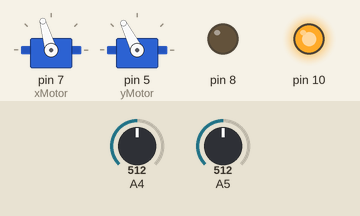
Bench run of a sketch on a simulated Arduino Uno, built with avr-gcc and run on an emulated ATmega328P. On the bench: 2 × servo, output pins drawn as LEDs (lit = HIGH). The test bench sets the inputs (shaded band); at power-on: A4 = 512, A5 = 512. What the sketch prints to the serial monitor is not drawn.

Above: at 3.3 s.
3.4 s: A4 set to 534
At 3.82 s:
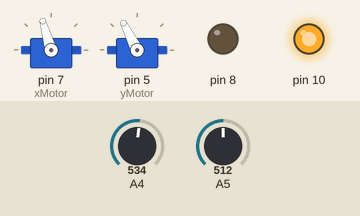
6.4 s: A5 set to 716
9.4 s: A4 set to 716
At 9.74 s:
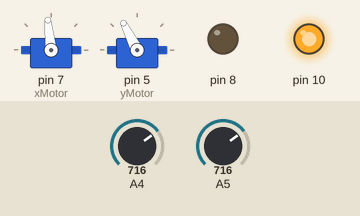
12.4 s: A4 set to 900
15.4 s: A5 set to 306
18.4 s: A5 set to 297
At 18.65 s:
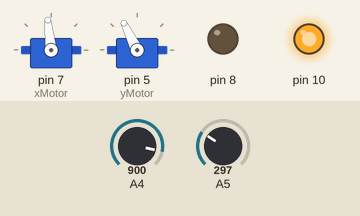
21.4 s: A5 set to 288
At 21.62 s:
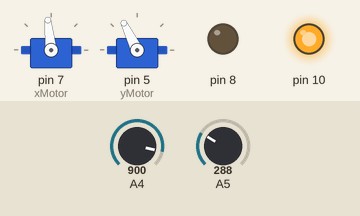
Timing chart, 0 to 24.4 s (numbered marks = the images above; inputs shaded):
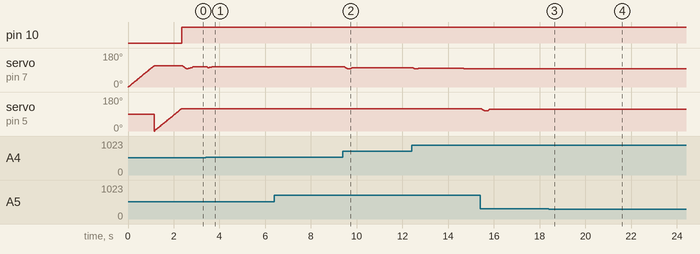

Measured:
- after the input at 3.4 s, servo on pin 7 (xMotor): 106° → 102° after 0.05 s, → 104° 0.09 s later, → 106° 0.12 s later
- after the input at 9.4 s, servo on pin 7 (xMotor): 106° → 96° after 0.09 s, → 102° 0.26 s later
- after the input at 18.4 s, servo on pin 5 (yMotor): 116° → 115° after 0.09 s, → 116° 0.06 s later
- after the input at 21.4 s, servo on pin 5 (yMotor): 116° → 115° after 0.06 s, → 116° 0.06 s later

The sketch:

Ball_Plate_V0_1.ino
```cpp
#include "touchScreen.h"
#include <Servo.h>


/*======Declaring the self-defined functions*/
void toTheAng(int goalAng, int index, Servo & myServo, int interval = 12); // function used to control the servo

/*----------------------------------------------------------------------------------------------------
DECLARING OBJECTS AND VARIABLES
------------------------------------------------------------------------------------------------------*/

/*======Declaring the servo objects and relative variables*/
Servo xMotor;
Servo yMotor;
int currentAng[2] = { 0,0 }; // document the angle index 0 - x motor, index 1 - y motor
int previousAng[2] = { 0,0 }; // document the angle of last period
boolean returnOrigin = false;

/*======Declaring the touchScreen object*/
touchScreen myTouchScreen(11, 9, 10, 8, A4, A5); // x+, x-, y+, y-, xR, yR


/*======Declaring the pid relative variables */
double kp[2] = { 0.4,1};
double ki[2] = { 0.0015,0.0015 };
double kd[2] = { 10,10};
double ka[2] = { 0.0,0.0 };
double error_current[2]		= {	0.0,0.0	};	// now(k)-goal(k)		{x,y}
double error_last[2]		= { 0.0,0.0 };
double error_last_last[2]	= { 0.0,0.0 };
double deltaErr_last[2]		= { 0.0,0.0 };  // e(k-1)-e(k-2)	~
double deltaErr_last_last[2] = { 0.0,0.0 }; // e(k-2)-e(k-3)	~
//double pTerm[2] = { 0,0 };
double iTerm[2] = { 0,0 };
//double dTerm[2] = { 0,0 };
//double aTerm[2] = { 0,0 };
double pidOutput[2] = { 0,0 };
int outPut[2] = {110,110};
int Goal[2] = { 150, 40};
int compPeriod = 10;


/*-----------------------------------------------------------------------------------------------------
main Arduino Function*/

void setup()
{
	Serial.begin(9600);
	xMotor.attach(7);
	yMotor.attach(5);
}

void loop()
{
	if (myTouchScreen.calibrationFlag) {
		myTouchScreen.calibration();
	}
	if (!returnOrigin) {
		toTheAng(112, 0, xMotor, 10);
		toTheAng(118, 1, yMotor, 10);
		returnOrigin = true;
	} else {
		myTouchScreen.capturePosVol();
		myTouchScreen.calculatePos();
		errorCal();
		for (int i = 0; i < 2; i++) {
			pidCal(i);
		}
		outPutTrans();
		toTheAng(outPut[0], 0, xMotor);
		toTheAng(outPut[1], 1, yMotor);
	}
}


/*----------------------------------------------------------------------------------------------------------------
 Function:toTheAngle
		to drive the motor to the goal angle
 Parameters:
	goalAng		- the wanted angle of Servo arm
	index		- 0~xServo , 1~yServo
	myServo		- the reference to the Servo object
	interval	- the interval time, default value is 12ms, short interval means faster movement
				  but also may cause servo fall behind software
------------------------------------------------------------------------------------------------------------------*/
void toTheAng(int goalAng, int index, Servo & myServo, int interval = 12) {
	if (currentAng[index] < goalAng) {
		for (int i = currentAng[index]; i <= goalAng; i++) {
			myServo.write(i);
			delay(interval);
			previousAng[index] = currentAng[index];
			currentAng[index] = myServo.read();
		}
	}
	else {
		for (int i = currentAng[index]; i >= goalAng; i--) {
			myServo.write(i);
			delay(interval);
			previousAng[index] = currentAng[index];
			currentAng[index] = myServo.read();
		}
	}
	Serial.println("done");
}


/*----------------------------------------------------------------------------------------------------------------
Function:errorCal
		to calculate the error value (pos)
Parameters: None
------------------------------------------------------------------------------------------------------------------*/
void errorCal() {
	for (int i = 0; i < 2; i++) {
		error_last_last[i] = error_last[i];
		error_last[i] = error_current[i];
		error_current[i] = myTouchScreen.position[i] - Goal[i];
	}
	Serial.println("Calculation done");
	Serial.println(error_current[1]);
}

/*----------------------------------------------------------------------------------------------------------------
Function:outPutTrans
		to transform the error output to the angle output
Parameters: None
------------------------------------------------------------------------------------------------------------------*/
void outPutTrans() {
	double xPlateAng = map(pidOutput[0], -90, 90, 5, -5);  // Transfer Function (Waited to be revised)
	double yPlateAng = map(pidOutput[1], -90, 90, 5, -5);

	xPlateAng = plateThresh(xPlateAng);
	yPlateAng = plateThresh(yPlateAng);

	outPut[0] = (int)	 2.0184 * (xPlateAng) + 106.28;
	outPut[1] = (int)	-1.8126 * (yPlateAng) + 112.95;
	Serial.println(outPut[0]);
	Serial.println(outPut[1]);
}


/*----------------------------------------------------------------------------------------------------------------
Function:pidCal
		to calculate the pid output using errors
Parameters: None
------------------------------------------------------------------------------------------------------------------*/
void pidCal(int index) {
	int i = index;
	double pTerm = kp[i] * error_current[i];
	iTerm[i] += (ki[i] * error_current[i]);
	double deltaErr = error_current[i] - error_last[i];
	double dTerm = kd[i] * (((5 * deltaErr) + (3 * deltaErr_last[i]) + (2 * deltaErr_last_last[i])) / 10.0);
	double aTerm = ka[i] * (((deltaErr - deltaErr_last[i]) + (deltaErr_last[i] - deltaErr_last_last[i])) / 2.0);
	pidOutput[i] = pTerm + iTerm[i] + dTerm + aTerm;
	deltaErr_last_last[i] = deltaErr_last[i];
	deltaErr_last[i] = deltaErr;
}


/*----------------------------------------------------------------------------------------------------------------
Function:plateThresh
	the angle of plate should be limited to - 5 to 5 degrees.
Parameters: None
------------------------------------------------------------------------------------------------------------------*/
double plateThresh(double Ang) {
	if (Ang > 0 && Ang > 5) {
		return 5.0;
	}
	if (Ang < 0 && Ang < -5) {
		return -5.0;
	}
	return Ang;
}
```

touchScreen.cpp
```cpp
//
// SpartanCheung
// touchScreen Version1.0 2018.03.26

#include "touchScreen.h"
#include "stdlib.h"

touchScreen::touchScreen(uint8_t xPosPin, uint8_t xNegPin, uint8_t yPosPin, uint8_t yNegPin, uint8_t xReadPin, uint8_t yReadPin) {
		pins[0] = xPosPin;
		pins[1] = xNegPin;
		pins[2] = yPosPin;
		pins[3] = yNegPin;
		pins[4] = xReadPin;
		pins[5] = yReadPin;
		pinMode(xPosPin, INPUT);
		pinMode(yPosPin, INPUT);
		pinMode(xNegPin, INPUT);
		pinMode(yNegPin, INPUT);
	}

void touchScreen::calibration() {
	boolean isTouched = false;
	Serial.println("Background references capturing....");
	captureFilter(200);
	untouchedOutput[0] = posVol[0];
	untouchedOutput[1] = posVol[1];// capture the untouched voltage output
	Serial.println("Background references captured!");
	Serial.print("Background x Voltage: ");
	Serial.print(untouchedOutput[0]);
	Serial.print("  Background y Voltage: ");
	Serial.println(untouchedOutput[0]);
	//int waitTime = 0;
	/*int posXTemp[100];
	int posYTemp[100];*/
	Serial.println("Calibration Activated");
		for (int j = 0; j < 4; j++) {
			Serial.print("Please press on point");
			Serial.println(j);
			while (!isTouched) {
				isTouched = touchTest();
				Serial.println("Waiting for touch...");
				delay(1000);
				//waitTime++; // waitTime inclined every 1 second
			}
			isTouched = false;
			captureFilter(100);
			posVolRef[2 * j] = posVol[0];
			posVolRef[2 * j + 1] = posVol[1];
			/*for (int i = 0; i < 100; i++) {
				capturePosVol();
				posXTemp[i] = posVol[0];
				posYTemp[i] = posVol[1];
			}
			posVolRef[2 * j] = (int)aver(posXTemp, 100);
			posVolRef[2 * j + 1] = (int)aver(posYTemp, 100);*/
			Serial.print("x reference Voltage:");
			Serial.print(posVolRef[2 * j]);
			Serial.print("   ");
			Serial.print("y reference Voltage:");
			Serial.print(posVolRef[2 * j + 1]);
			Serial.println();
			Serial.println("Point Accepted, Please release the point!");
		}
	Serial.println("Touchscreen activation done!");
	calibrationFlag = true;
}

void touchScreen::capturePosVol() {
	pinMode(pins[0], OUTPUT);
	pinMode(pins[1], OUTPUT);
	digitalWrite(pins[0], HIGH);
	digitalWrite(pins[1], LOW);
	delay(5);
	posVol[0] = analogRead(pins[4]);
	delay(5);
	pinMode(pins[0], INPUT);
	pinMode(pins[1], INPUT);

	// ---------------------measurement of y position
	pinMode(pins[2], OUTPUT);
	pinMode(pins[3], OUTPUT);
	digitalWrite(pins[2], HIGH);
	digitalWrite(pins[3], LOW);
	delay(5);
	posVol[1] = analogRead(pins[5]);
	delay(5);
	pinMode(pins[2], INPUT);
	pinMode(pins[3], INPUT);
}

void touchScreen::calculatePos() {
	float location1[2];
	float location2[2];
	//location1[0] = posRef[0] + (posVol[0] - posVolRef[0]) * ((posRef[4] - posRef[0]) / (posVolRef[4] - posVolRef[0]));
	//location1[1] = posRef[1] + (posVol[1] - posVolRef[1]) * ((posRef[5] - posRef[1]) / (posVolRef[5] - posVolRef[1]));
	//location2[0] = posRef[2] + (posVol[0] - posVolRef[2]) * ((posRef[6] - posRef[2]) / (posVolRef[6] - posVolRef[2]));
	//location2[1] = posRef[3] + (posVol[1] - posVolRef[3]) * ((posRef[7] - posRef[3]) / (posVolRef[7] - posVolRef[3]));
	location1[0] = map(posVol[0], posVolRef[0], posVolRef[4], posRef[0], posRef[4]);
	location1[1] = map(posVol[1], posVolRef[1], posVolRef[5], posRef[1], posRef[5]);
	location2[0] = map(posVol[0], posVolRef[2], posVolRef[6], posRef[2], posRef[6]);
	location2[1] = map(posVol[1], posVolRef[3], posVolRef[7], posRef[3], posRef[7]);

	position[0] = (location1[0] + location2[0]) / 2;
	position[1] = (location1[1] + location2[1]) / 2;
}

// ÇónumOfPoints²âÁ¿×ø±êµçÑ¹ÖµµÄÆ½¾ù×ø±êµçÑ¹
void touchScreen::captureFilter(int numOfPoints) {
	int *posXTemp = new int[numOfPoints];
	int *posYTemp = new int[numOfPoints];
	for (int i = 0; i < numOfPoints; i++) {
		capturePosVol();
		posXTemp[i] = posVol[0];
		posYTemp[i] = posVol[1];
	}
	posVol[0] = (int)aver(posXTemp, numOfPoints);
	posVol[1] = (int)aver(posYTemp, numOfPoints);
	delete[] posXTemp;
	delete[] posYTemp;
}

boolean touchScreen::touchTest() {
	captureFilter(100);
	if (abs(posVol[0] - untouchedOutput[0]) > 200 || abs(posVol[1] - untouchedOutput[1]) > 200) {
		return true;
	}
	else {
		return false;
	}
}


float touchScreen::aver(int temp[], int size)
{
	long sum = 0;
	for (int i = 0; i < size; i++)
	{
		sum += temp[i];
	}
	return sum / size;
}
```

touchScreen.h
```cpp
// touchScreen.h

#ifndef _TOUCHSCREEN_h
#define _TOUCHSCREEN_h

#if defined(ARDUINO) && ARDUINO >= 100
#include "arduino.h"
#else
#include "WProgram.h"
#endif

class touchScreen {
public:
	// memebers
	uint8_t pins[6]; // pins for touchscreen
	float position[2];
	boolean calibrationFlag = false;

	// functions
	void capturePosVol();
	void calculatePos();
	void calibration();
	float aver(int temp[], int size);
	boolean touchTest();
	void captureFilter(int numOfPoints);

	// constructor
	touchScreen(uint8_t xPosPin, uint8_t xNegPin, uint8_t yPosPin, uint8_t yNegPin, uint8_t xReadPin, uint8_t yReadPin);

private:
	int untouchedOutput[2];
	int posVol[2];
	int posVolRef[8] = { 79, 102, 955, 94, 958, 909, 74, 903 };
	float posRef[8] = { 0.0, 0.0, 337.5, 0.0, 337.5, 270.5, 0.0, 270.5 };// 4 reference points
};

#endif
```
